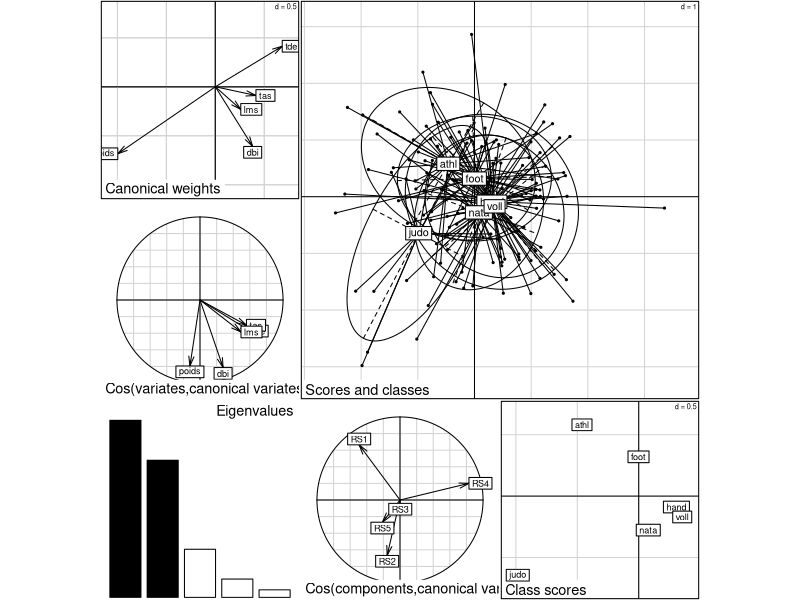

R code for this plot:
library(ade4)


### Name: morphosport
### Title: Athletes' Morphology
### Aliases: morphosport
### Keywords: datasets

### ** Examples

data(morphosport)
plot(discrimin(dudi.pca(morphosport$tab, scan = FALSE), 
    morphosport$sport, scan = FALSE))
